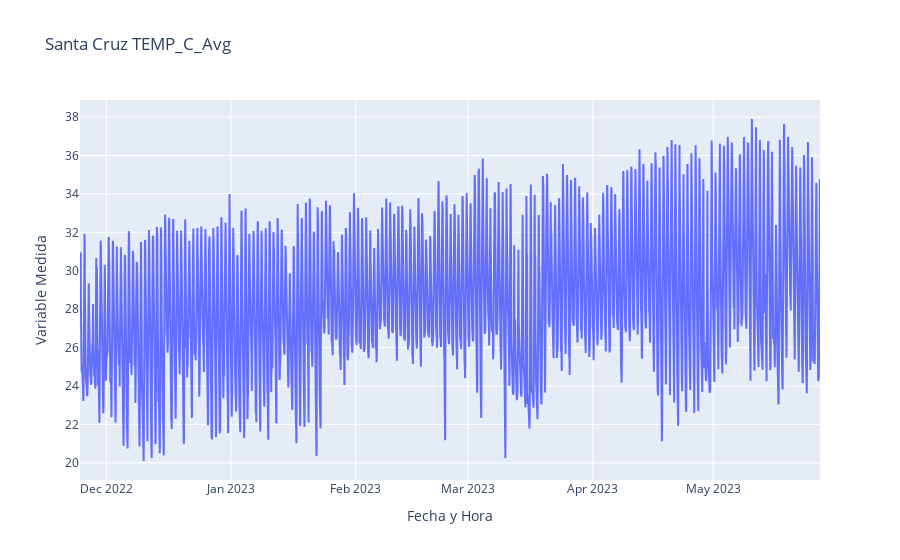
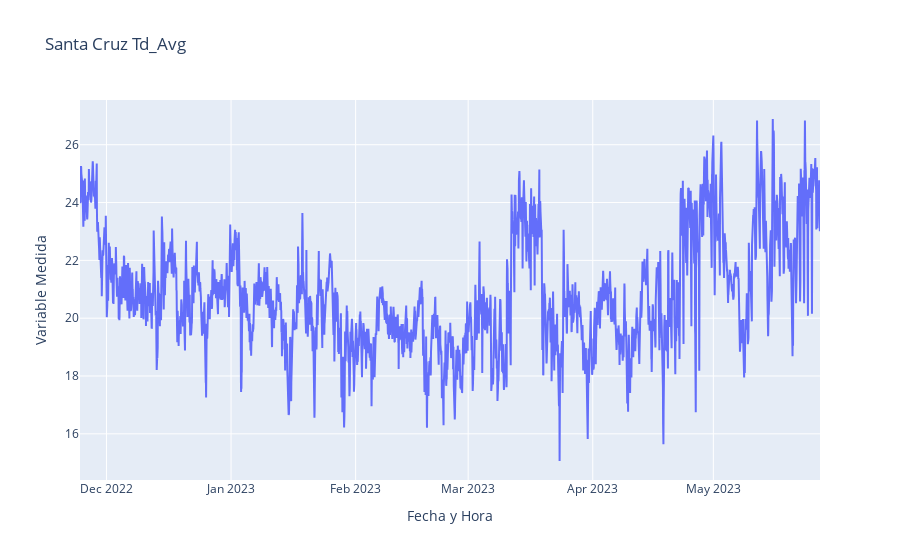
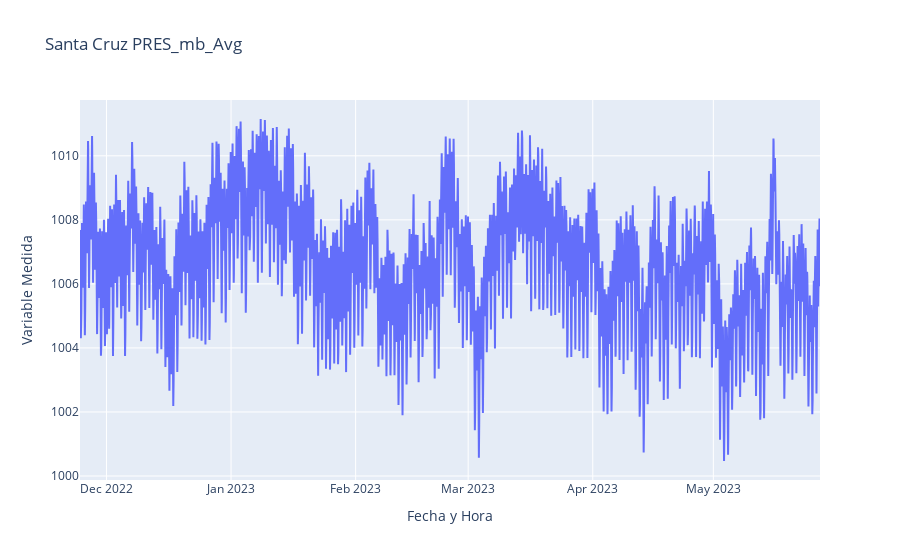
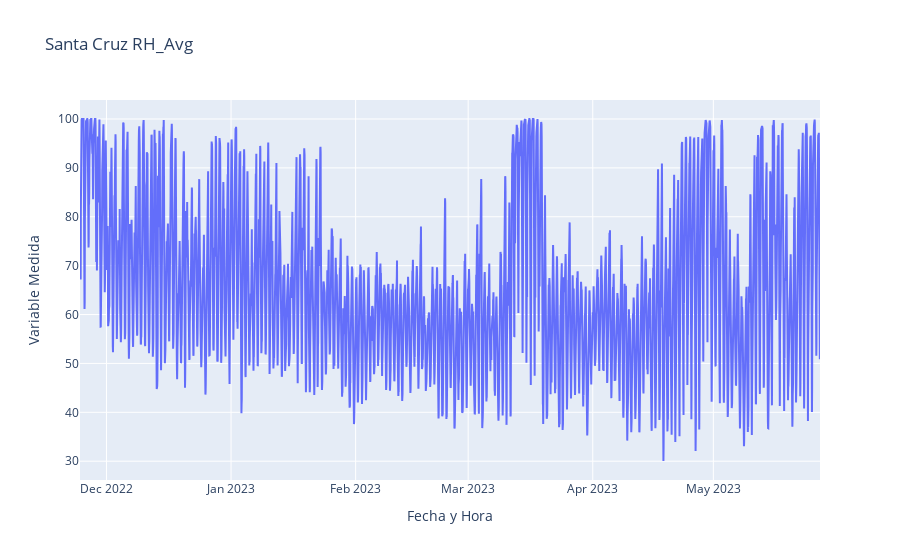

These figures' notebook cell, in order:
### Code cell
for var in df.columns[1:]:
    fig = go.Figure()
    fig.add_trace(go.Scatter(x=df['TIMESTAMP'], y=df[var], mode='lines', name=var))

    fig.update_layout(
        title_text="Santa Cruz " + var,
        xaxis_title="Fecha y Hora",
        yaxis_title="Variable Medida",
    )

    fig.show()

### Figure 1 — Plotly figure (JSON) as saved in the notebook; plotly's stock layout.template omitted (floating-point values rounded to 4 significant figures; data arrays with more than 128 entries replaced by an {"elided": "..."} marker saying what was removed)
{"data": [{"mode": "lines", "name": "TEMP_C_Avg", "type": "scatter", "x": {"elided": "4420 str values"}, "y": {"elided": "4420 float values"}}], "layout": {"autosize": true, "title": {"text": "Santa Cruz TEMP_C_Avg"}, "xaxis": {"autorange": true, "range": ["2022-11-24 10:00", "2023-05-27 13:00"], "title": {"text": "Fecha y Hora"}, "type": "date"}, "yaxis": {"autorange": true, "range": [19.11, 38.89], "title": {"text": "Variable Medida"}, "type": "linear"}}}

### Figure 2 — Plotly figure (JSON) as saved in the notebook; plotly's stock layout.template omitted (floating-point values rounded to 4 significant figures; data arrays with more than 128 entries replaced by an {"elided": "..."} marker saying what was removed)
{"data": [{"mode": "lines", "name": "Td_Avg", "type": "scatter", "x": {"elided": "4420 str values"}, "y": {"elided": "4420 float values"}}], "layout": {"autosize": true, "title": {"text": "Santa Cruz Td_Avg"}, "xaxis": {"autorange": true, "range": ["2022-11-24 10:00", "2023-05-27 13:00"], "title": {"text": "Fecha y Hora"}, "type": "date"}, "yaxis": {"autorange": true, "range": [14.4, 27.55], "title": {"text": "Variable Medida"}, "type": "linear"}}}

### Figure 3 — Plotly figure (JSON) as saved in the notebook; plotly's stock layout.template omitted (floating-point values rounded to 4 significant figures; data arrays with more than 128 entries replaced by an {"elided": "..."} marker saying what was removed)
{"data": [{"mode": "lines", "name": "PRES_mb_Avg", "type": "scatter", "x": {"elided": "4420 str values"}, "y": {"elided": "4420 float values"}}], "layout": {"autosize": true, "title": {"text": "Santa Cruz PRES_mb_Avg"}, "xaxis": {"autorange": true, "range": ["2022-11-24 10:00", "2023-05-27 13:00"], "title": {"text": "Fecha y Hora"}, "type": "date"}, "yaxis": {"autorange": true, "range": [999.9, 1012.0], "title": {"text": "Variable Medida"}, "type": "linear"}}}

### Figure 4 — Plotly figure (JSON) as saved in the notebook; plotly's stock layout.template omitted (floating-point values rounded to 4 significant figures; data arrays with more than 128 entries replaced by an {"elided": "..."} marker saying what was removed)
{"data": [{"mode": "lines", "name": "RH_Avg", "type": "scatter", "x": {"elided": "4420 str values"}, "y": {"elided": "4420 float values"}}], "layout": {"autosize": true, "title": {"text": "Santa Cruz RH_Avg"}, "xaxis": {"autorange": true, "range": ["2022-11-24 10:00", "2023-05-27 13:00"], "title": {"text": "Fecha y Hora"}, "type": "date"}, "yaxis": {"autorange": true, "range": [26.15, 103.9], "title": {"text": "Variable Medida"}, "type": "linear"}}}
